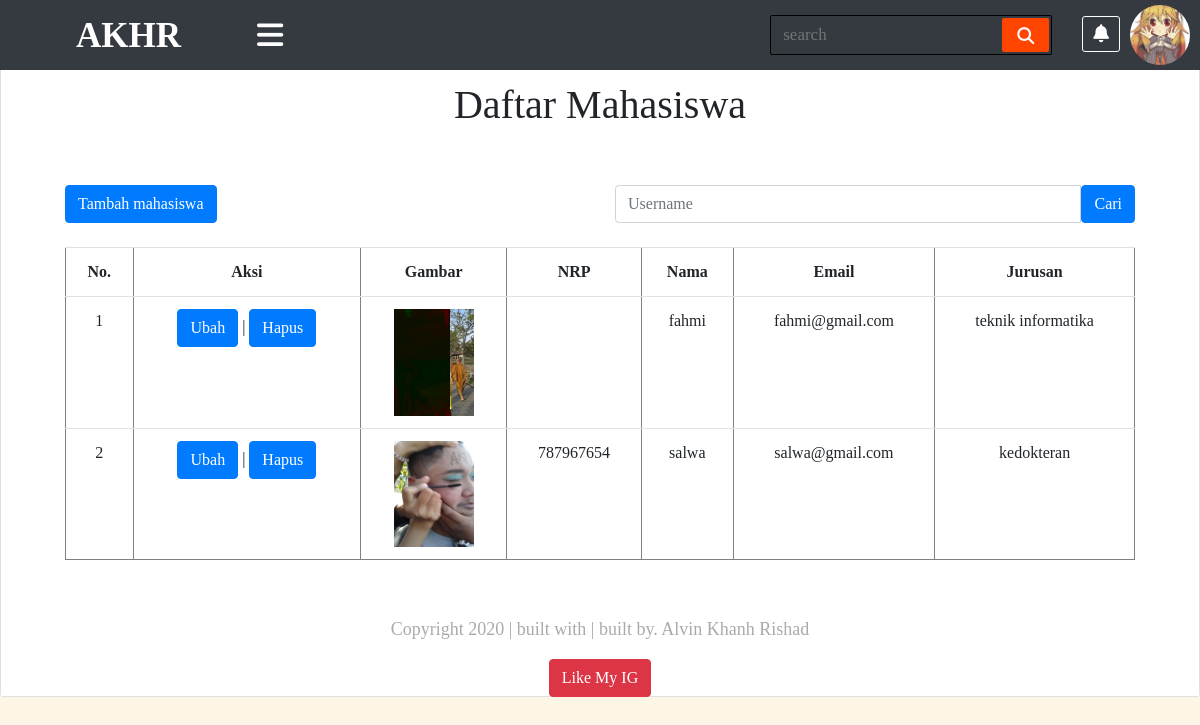
Screenshot of /daftar_mahasiswa.php (signed in) with the database file from the repository.
### tables this page shows
CREATE TABLE `mahasiswa` (
  `id` int(11) NOT NULL,
  `nama` varchar(100) DEFAULT NULL,
  `nrp` varchar(100) DEFAULT NULL,
  `email` varchar(100) DEFAULT NULL,
  `jurusan` varchar(100) DEFAULT NULL,
  `gambar` varchar(100) DEFAULT NULL
);

### assets/function/function.php (called while the page is built, shortened)
<?php
$conn = mysqli_connect("localhost","root","","phpdasar");
function query ($query){
	global $conn;
	$result = mysqli_query($conn, $query);
	$rows = [];
	while ($row = mysqli_fetch_assoc($result)) {
		$rows[] = $row;
	}
	return $rows;
}
 ?>

### daftar_mahasiswa.php (the view, shortened to what this page needs)
<?php
require 'assets/function/function.php';
$mahasiswa = query("SELECT * FROM Mahasiswa");
   ?>
<!DOCTYPE html>
<html lang="en">
<head>
    <link rel="stylesheet" href="https://cdn.jsdelivr.net/npm/bootstrap@4.5.3/dist/css/bootstrap.min.css">
    <link rel="stylesheet" href="assets/css/content.css">
    <link rel="stylesheet" href="assets/css/main.css">
    <link rel="stylesheet" href="assets/css/sidebar.css">
</head>
<body>
<div class="wrapper">
        <div id="content-wrapper" class="d-flex flex-column">
        <div id="content">
                <div class="topbar">
                    <nav class="navbar navbar-expand-lg navbar-dark bg-dark" id="sidebar-wrapper" role="navigation">
                            <label for="navbar-brand" class="logo"><span class="active navbar-brand" href="#">AKHR</span></label>
                            <div type="button" id="sidebarBar" class="nav-icon1 hamburger animated fadeInLeft is-closed"
                                data-toggle="offcanvas"><i class="fas fa-bars"></i></div>
                            <form action="#">
                                <input type="search" class="data-search" placeholder="search" required>
                                <button type="submit" class="fas fa-search"></button>
                            </form>
                            <div class="components">
                                <ul class="list-unstyled topnav">
                                    <li><a class="active" href="#"><i class="fas fa-bell"></i></a></li>
                                    <li>
                                    <div class="action">
                                            <div class="profile">
                                                <img class="profile-toggle" src="assets/image/gambar.jpg" alt="">
                                            </div>
                                        </div>
                                    </li>
                                </ul>
                            </div>
                        </nav>
                        </div>
    <div class="container-fluid" id="page-content" >
        <div class="card ">
            <div class="section header">
                <div class="container-lg">
                    <div class="row">
                        <div class="col-lg-12" >
                            <div class="card-body" id="table_mahasiswa">
                            <h1 class="text-center">Daftar Mahasiswa</h1>
                                <br><br>
                                <form action="" method="post">
                                <div class="row">
                                    <div class="col-md-6">
                                    <div class="input-group">
                                        <span class="input-group-btn">
                                        <a href="tambah_mahasiswa.php" type="button" class="btn btn-primary">Tambah mahasiswa</a>
                                    </div>
                                </div>
                                    <div class="col-md-6">
                                    <div class="input-group">
                                    <input type="text" name="keyword" class="form-control" placeholder="Username" autofocus autocomplete="off">
                                        <span class="input-group-btn" id="sizing-addon2">
                                        <button class="btn btn-primary" name="cari" type="submit">Cari</button>
                                        </span>
                                    </div>
                                    </div>
                                </div>
                                </form>
                                <br>
                        <div class="table-responsive" >
                                <table class="table" cellpadding="10" border="1" cellspacing="0">
                                        <tr class="active">
                                        <th>No.</th>
                                        <th>Aksi</th>
                                        <th>Gambar</th>
                                        <th>NRP</th>
                                        <th>Nama</th>
                                        <th>Email</th>
                                        <th>Jurusan</th>
                                    </tr>
                                    <?php $i = 1; ?>
                                    <?php foreach ($mahasiswa as $row) : ?>
                                    <tr>
                                        <td><?= $i ?></td>
                                        <td>
                                <a href="ubah_mahasiswa.php?id=<?=$row["id"]; ?>"><button class="btn btn-primary" value="submit">Ubah</button></a> |
                                <a href="hapus.php?id=<?=$row["id"]; ?>" onclick="return confirm('yakin?');"><button class="btn btn-primary" value="submit">Hapus</button></a>
                                        <td><img src="assets/image/<?=$row["gambar"];?>" width="80"></td>
                                        <td><?=$row["nrp"];?></td>
                                        <td><?=$row["nama"];?></td>
                                        <td><?=$row["email"];?></td>
                                        <td><?=$row["jurusan"];?></td>
                                    </tr>
                                    <?php $i++; ?>
                                <?php endforeach; ?>
                             </table>
                         </div>
                         </div>
                     </div>
                 </div>
            </div>
      </div>
    <footer class ="footer" >
    <div class="container text-center">
          <div class="row">
            <div class="col-sm-12">
              <p><i class="glyphicon glyphicon-copyright-mark"></i> Copyright 2020 | built with <i class="glyphicon glyphicon-music"></i> | built by. <a href=""></a>Alvin Khanh Rishad </p>
            </div>
          </div>
          <div class="row">
            <div class="col-sm-12"><a href="https://www.youtube.com/watch?v=btYCEsKJ5k4&list=PLFIM0718LjIVWpIhlNA_sU-4ZWvN4uSmb&index=2" class="btn btn-danger"><i class="glyphicon glyphicon-thumbs-up"></i> Like My IG</a></div>
          </div>
        </div>
    </footer>
        </div>
    </div>
</div>
</body>
</html>

### assets/css/main.css (style rules this page uses)
* { margin: 0; padding: 0; -webkit-text-decoration: 0; text-decoration: 0; list-style: none; }
body { font-family: 'sans-serif'; background: oldlace; }
a, a:hover, a:focus { color: inherit; text-decoration: none; -webkit-transition: all 0.3s; transition: all 0.3s; }
.wrapper { display: -webkit-box; display: -ms-flexbox; display: flex; text-decoration: none; -webkit-transition: all 0.3s ease-in-out; transition: all 0.3s ease-in-out; }
.wrapper .container-fluid { padding: 0px; }
.wrapper #page-content { margin-top: 60px; }
.wrapper #content-wrapper { width: 100%; overflow: auto; }
.wrapper #content-wrapper #content { -webkit-box-flex: 1; -ms-flex: 1 0 auto; flex: 1 0 auto; }
.topbar .navbar { position: fixed; z-index: 200; width: 100%; top: 0; right: 0; height: 70px; }
.topbar .navbar .nav-icon1 { color: white; font-size: 30px; cursor: pointer; }
.topbar .navbar .navbar-brand { font-size: 35px; font-weight: bold; padding: 0 60px; margin-top: 10px; }
.topbar .navbar .topnav li { display: inline-block; padding-right: 30px; margin-top: 15px; }
.topbar .navbar .topnav a { font-size: 18px; color: white; border: 1px solid transparent; padding: 7px 10px; border-radius: 3px; }
.topbar .navbar .topnav a.active, .topbar .navbar .topnav a:hover { border: 1px solid white; -webkit-transition: 0.5s; transition: 0.5s; }
.topbar .navbar form { display: -webkit-box; display: -ms-flexbox; display: flex; height: 40px; border-radius: 2px; background: inherit; padding: 2px; min-width: 16% !important; border: 1px solid black; margin-right: 30px; }
.topbar .navbar form .data-search { height: 100%; width: 100%; padding: 0 10px; font-weight: 500; background: none; border: none; color: white; font-size: 17px; }
.topbar .navbar form button { padding: 0 15px; background: orangered; border: none; cursor: pointer; color: white; border-radius: 2px; font-size: 17px; }
.topbar .navbar .action { position: fixed; top: 5px; right: 10px; }
.topbar .navbar .action .profile { position: relative; width: 60px; height: 60px; border-radius: 50%; overflow: hidden; cursor: pointer; }
.topbar .navbar .action .profile img { position: absolute; top: 0; left: 0; width: 100%; height: 100%; -o-object-fit: cover; object-fit: cover; }
.table-responsive { text-align: center; }
.footer { background-color: white; font-size: 18px; bottom: 0; padding: 20px; width: 100%; height: 100px; }
footer p { color: #aaa; font: 1em; }

### rows the page displays
mahasiswa: gambar (picture), nama "fahmi", email "fahmi@gmail.com", jurusan "teknik informatika"
mahasiswa: gambar (picture), nrp "787967654", nama "salwa", email "salwa@gmail.com", jurusan "kedokteran"
